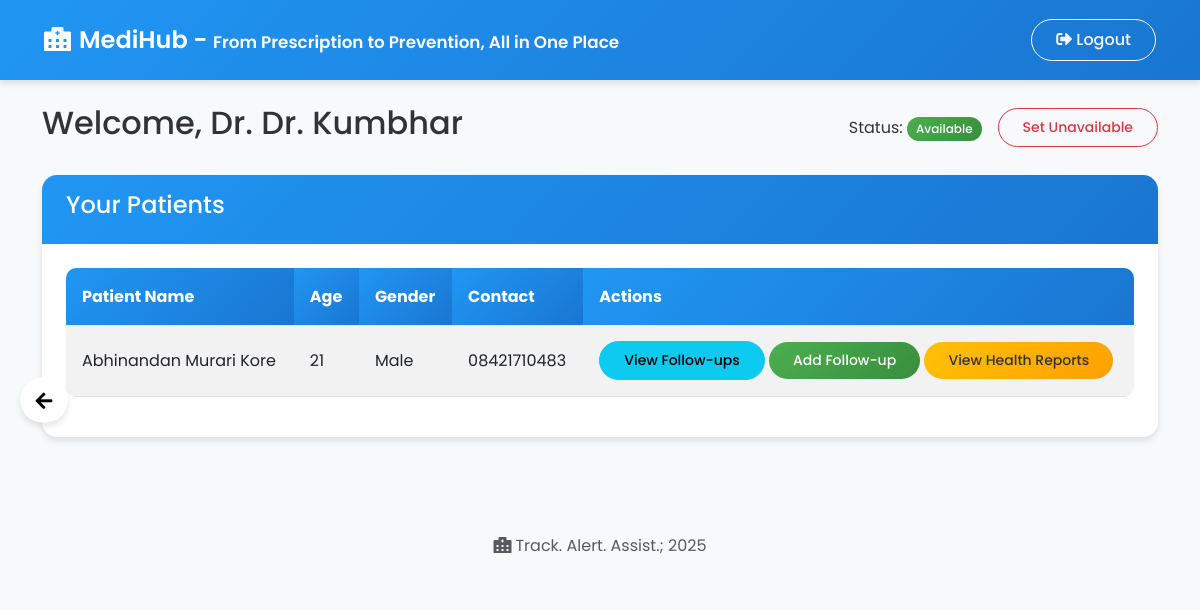
Page /dashboard (signed in) on the committed database.
### app/models.py (models this page shows, shortened)
class Doctor(db.Model):
    id = db.Column(db.Integer, primary_key=True)
    user_id = db.Column(db.Integer, db.ForeignKey('user.id'), nullable=False)
    name = db.Column(db.String(100), nullable=False)
    specialization = db.Column(db.String(100), nullable=False)
    contact = db.Column(db.String(20), nullable=False)
    is_available = db.Column(db.Boolean, default=True)
    user = db.relationship('User', backref=db.backref('doctor', uselist=False))
    assigned_patients = db.relationship('Patient', backref='assigned_doctor', lazy=True)
    follow_ups = db.relationship('FollowUp', backref='follow_up_doctor', lazy=True)

class Patient(db.Model):
    id = db.Column(db.Integer, primary_key=True)
    user_id = db.Column(db.Integer, db.ForeignKey('user.id'), nullable=False)
    name = db.Column(db.String(100), nullable=False)
    age = db.Column(db.Integer, nullable=False)
    gender = db.Column(db.String(10), nullable=False)
    contact = db.Column(db.String(20), nullable=False)
    address = db.Column(db.String(200), nullable=False)
    email = db.Column(db.String(120), nullable=True)
    is_premium = db.Column(db.Boolean, default=False)
    doctor_id = db.Column(db.Integer, db.ForeignKey('doctor.id'), nullable=True)
    user = db.relationship('User', backref=db.backref('patient', uselist=False))
    doctor = db.relationship('Doctor', backref=db.backref('patients', lazy=True))
    prescriptions = db.relationship('Prescription', backref='prescription_patient', lazy=True)
    follow_ups = db.relationship('FollowUp', backref='follow_up_patient', lazy=True)

### app/routes/main.py (the view, shortened to what this page needs)
@main_bp.route('/dashboard')
@login_required
def dashboard():
    now = datetime.now()
    stats = {
        'total_patients': 1250,
        'today_appointments': 42,
        'available_doctors': 18,
        'pending_reports': 7
    }
    recent_appointments = [
        {
            'patient_name': 'John Doe',
            'doctor_name': 'Dr. Smith',
            'date': now,
            'status': 'Scheduled',
            'status_color': 'primary'
        },
        {
            'patient_name': 'Jane Smith',
            'doctor_name': 'Dr. Johnson',
            'date': now,
            'status': 'Completed',
            'status_color': 'success'
        },
        {
            'patient_name': 'Robert Brown',
            'doctor_name': 'Dr. Williams',
            'date': now,
            'status': 'Cancelled',
            'status_color': 'danger'
        },
        {
            'patient_name': 'Emily Davis',
            'doctor_name': 'Dr. Brown',
            'date': now,
            'status': 'In Progress',
            'status_color': 'warning'
        }
    ]
    notifications = [
        {
            'message': 'New patient registration: Sarah Wilson',
            'time': '10 minutes ago',
            'icon': 'user-plus',
            'color': 'primary'
        },
        {
            'message': 'Appointment reminder: Dr. Johnson at 2:00 PM',
            'time': '1 hour ago',
            'icon': 'calendar-check',
            'color': 'info'
        },
        {
            'message': 'Lab report ready for patient ID: #12345',
            'time': '2 hours ago',
            'icon': 'file-medical',
            'color': 'success'
        },
        {
            'message': 'System maintenance scheduled for tonight',
            'time': '3 hours ago',
            'icon': 'tools',
            'color': 'warning'
        }
    ]
    if current_user.role == 'receptionist':
        doctors = Doctor.query.all()
        patients = Patient.query.all()
        return render_template('receptionist_dashboard.html', doctors=doctors, patients=patients)
    elif current_user.role == 'doctor':
        doctor = Doctor.query.filter_by(user_id=current_user.id).first()
        patients = Patient.query.filter_by(doctor_id=doctor.id).all() if doctor else []
        return render_template('doctor_dashboard.html', doctor=doctor, patients=patients)
    return render_template('dashboard.html', now=now, stats=stats, recent_appointments=recent_appointments, notifications=notifications)

### app/__init__.py (called while the page is built)
def create_app():
    app = Flask(__name__)
    app.config.from_object(Config)
    db.init_app(app)
    migrate = Migrate(app, db)
    login_manager = LoginManager()
    login_manager.init_app(app)
    login_manager.login_view = 'main.login'
    @login_manager.user_loader
    def load_user(user_id):
        return User.query.get(int(user_id))
    from app.routes.main import main_bp
    from app.routes.receptionist import receptionist_bp
    from app.routes.doctor import doctor_bp
    from app.routes.patient import patient_bp
    from app.routes.analytics import analytics_bp
    app.register_blueprint(main_bp)
    app.register_blueprint(receptionist_bp)
    app.register_blueprint(doctor_bp)
    app.register_blueprint(patient_bp)
    app.register_blueprint(analytics_bp)
    with app.app_context():
        db.create_all()
    return app

### app/templates/doctor_dashboard.html (shortened to what this page needs)
{% extends "base.html" %}
{% block content %}
<div class="row mb-4">
    <div class="col-md-12">
        <div class="d-flex justify-content-between align-items-center">
        <h2>Welcome, Dr. {{ doctor.name }}</h2>
            <div class="d-flex align-items-center">
                <span class="me-3">Status:
                    <span class="badge {% if doctor.is_available %}bg-success{% else %}bg-danger{% endif %}">
                        {{ "Available" if doctor.is_available else "Unavailable" }}
                    </span>
                </span>
                <form method="POST" action="{{ url_for('doctor.toggle_availability') }}" class="d-inline">
                    <button type="submit" class="btn btn-sm {% if doctor.is_available %}btn-outline-danger{% else %}btn-outline-success{% endif %}">
                        {{ "Set Unavailable" if doctor.is_available else "Set Available" }}
                    </button>
                </form>
            </div>
        </div>
    </div>
</div>
<div class="row">
    <div class="col-md-12">
        <div class="card">
            <div class="card-header">
                <h4>Your Patients</h4>
            </div>
            <div class="card-body">
                <div class="table-responsive">
                    <table class="table table-striped">
                        <thead>
                            <tr>
                                <th>Patient Name</th>
                                <th>Age</th>
                                <th>Gender</th>
                                <th>Contact</th>
                                <th>Actions</th>
                            </tr>
                        </thead>
                        <tbody>
                            {% for patient in patients %}
                            <tr>
                                <td>{{ patient.name }}</td>
                                <td>{{ patient.age }}</td>
                                <td>{{ patient.gender }}</td>
                                <td>{{ patient.contact }}</td>
                                <td>
                                    <a href="{{ url_for('doctor.view_follow_ups', patient_id=patient.id) }}" class="btn btn-info btn-sm">View Follow-ups</a>
                                    <a href="{{ url_for('doctor.add_follow_up', patient_id=patient.id) }}" class="btn btn-success btn-sm">Add Follow-up</a>                                    {% if patient.is_premium %}
                                    <a href="{{ url_for('doctor.view_patient_health_reports', patient_id=patient.id) }}" class="btn btn-warning btn-sm">View Health Reports</a>
                                    {% endif %}
                                </td>
                            </tr>
                            {% else %}
                            <tr>
                                <td colspan="5" class="text-center">No patients assigned to you.</td>
                            </tr>
                            {% endfor %}
                        </tbody>
                    </table>
                </div>
            </div>
        </div>
    </div>
</div>
{% endblock %}

### app/static/style.css (style rules this page uses)
:root { --primary-color: #2196F3; --primary-light: #E3F2FD; --primary-dark: #1976D2; --secondary-color: #4CAF50; --secondary-light: #E8F5E9; --secondary-dark: #388E3C; --accent-color: #FFC107; --accent-light: #FFF8E1; --accent-dark: #FFA000; --text-color: #333; --text-light: #757575; --light-bg: #f8f9fa; --white: #ffffff; --shadow: 0 4px 6px rgba(0,0,0,.1); --shadow-lg: 0 10px 15px rgba(0,0,0,.1); --transition: all 0.3s ease; --border-radius: 10px; --border-radius-lg: 15px; }
body { background-color: var(--light-bg); font-family: 'Poppins', sans-serif; color: var(--text-color); line-height: 1.6; }
.card { border: none; border-radius: var(--border-radius-lg); box-shadow: var(--shadow); transition: var(--transition); background: var(--white); overflow: hidden; margin-bottom: 1.5rem; }
.card-header { background: linear-gradient(135deg, var(--primary-color), var(--primary-dark)); color: var(--white); border: none; padding: 1rem 1.5rem; font-weight: 600; }
.card-body { padding: 1.5rem; }
.btn { border-radius: 30px; padding: 0.5rem 1.5rem; font-weight: 500; transition: var(--transition); }
.btn-success { background: linear-gradient(135deg, var(--secondary-color), var(--secondary-dark)); border: none; }
.btn-warning { background: linear-gradient(135deg, var(--accent-color), var(--accent-dark)); border: none; color: #333; }
.table { border-radius: var(--border-radius); overflow: hidden; }
.table thead th { background: linear-gradient(135deg, var(--primary-color), var(--primary-dark)); color: var(--white); border: none; padding: 1rem; }
.table tbody tr { transition: var(--transition); }
.table td { vertical-align: middle; padding: 1rem; }
.badge { padding: 0.5em 0.75em; font-weight: 500; border-radius: 30px; }
.badge.bg-success { background: linear-gradient(135deg, var(--secondary-color), var(--secondary-dark)) !important; }

### rows in the picture
Doctor: name "Dr. Kumbhar", is_available "Available", is_available "Set Unavailable"
Patient: name "Abhinandan Murari Kore", age "21", gender "Male", contact "08421710483"
